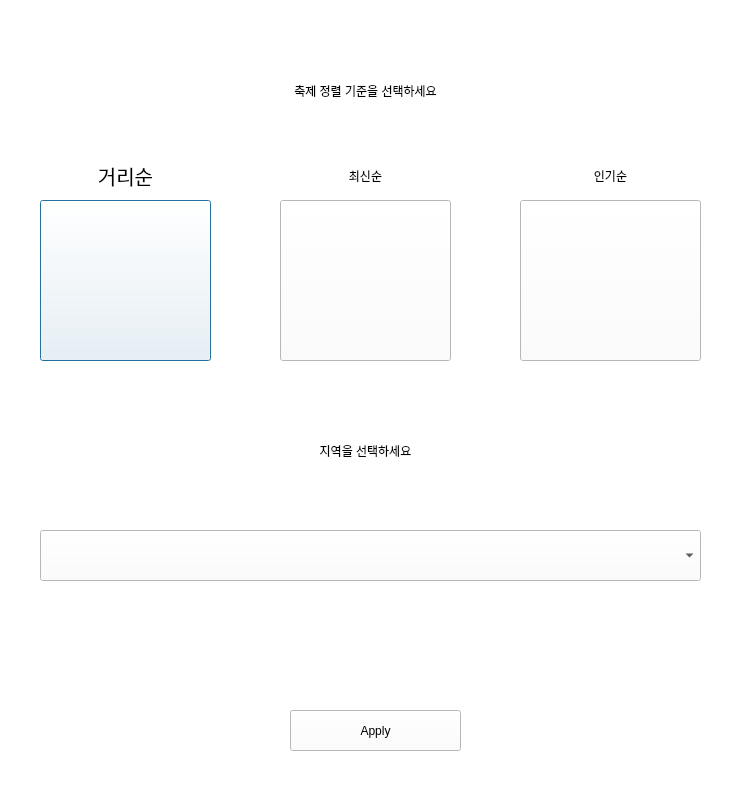
<?xml version="1.0" encoding="UTF-8"?>
<ui version="4.0">
 <class>Dialog</class>
 <widget class="QDialog" name="Dialog">
  <property name="geometry">
   <rect>
    <x>0</x>
    <y>0</y>
    <width>751</width>
    <height>802</height>
   </rect>
  </property>
  <property name="windowTitle">
   <string>Dialog</string>
  </property>
  <property name="styleSheet">
   <string notr="true">background-color: rgb(255, 255, 255);</string>
  </property>
  <widget class="QPushButton" name="pushButton_1">
   <property name="geometry">
    <rect>
     <x>40</x>
     <y>200</y>
     <width>171</width>
     <height>161</height>
    </rect>
   </property>
   <property name="styleSheet">
    <string notr="true">image : url(:/newPrefix/distance.png)</string>
   </property>
   <property name="text">
    <string/>
   </property>
  </widget>
  <widget class="QPushButton" name="pushButton_2">
   <property name="geometry">
    <rect>
     <x>280</x>
     <y>200</y>
     <width>171</width>
     <height>161</height>
    </rect>
   </property>
   <property name="styleSheet">
    <string notr="true">image : url(:/newPrefix/new.png)</string>
   </property>
   <property name="text">
    <string/>
   </property>
  </widget>
  <widget class="QPushButton" name="pushButton_3">
   <property name="geometry">
    <rect>
     <x>520</x>
     <y>200</y>
     <width>181</width>
     <height>161</height>
    </rect>
   </property>
   <property name="styleSheet">
    <string notr="true">image : url(:/newPrefix/popular.png)</string>
   </property>
   <property name="text">
    <string/>
   </property>
  </widget>
  <widget class="QComboBox" name="comboBox">
   <property name="geometry">
    <rect>
     <x>40</x>
     <y>530</y>
     <width>661</width>
     <height>51</height>
    </rect>
   </property>
   <property name="styleSheet">
    <string notr="true">font: 75 15pt &quot;타이포_쌍문동 B&quot;;</string>
   </property>
  </widget>
  <widget class="QLabel" name="label_1">
   <property name="geometry">
    <rect>
     <x>40</x>
     <y>610</y>
     <width>661</width>
     <height>31</height>
    </rect>
   </property>
   <property name="styleSheet">
    <string notr="true">font: 75 15pt &quot;타이포_쌍문동 B&quot;;
color: rgb(255, 0, 0);</string>
   </property>
   <property name="text">
    <string/>
   </property>
   <property name="alignment">
    <set>Qt::AlignCenter</set>
   </property>
  </widget>
  <widget class="QPushButton" name="pushButton_4">
   <property name="geometry">
    <rect>
     <x>290</x>
     <y>710</y>
     <width>171</width>
     <height>41</height>
    </rect>
   </property>
   <property name="styleSheet">
    <string notr="true">font: 75 9pt &quot;타이포_쌍문동 B&quot;;</string>
   </property>
   <property name="text">
    <string>Apply</string>
   </property>
  </widget>
  <widget class="QLabel" name="label_2">
   <property name="geometry">
    <rect>
     <x>40</x>
     <y>160</y>
     <width>171</width>
     <height>31</height>
    </rect>
   </property>
   <property name="font">
    <font>
     <family>타이포_쌍문동 B</family>
     <pointsize>15</pointsize>
     <weight>9</weight>
     <italic>false</italic>
     <bold>false</bold>
    </font>
   </property>
   <property name="styleSheet">
    <string notr="true">font: 75 15pt &quot;타이포_쌍문동 B&quot;;</string>
   </property>
   <property name="text">
    <string>거리순</string>
   </property>
   <property name="alignment">
    <set>Qt::AlignCenter</set>
   </property>
  </widget>
  <widget class="QLabel" name="label_3">
   <property name="geometry">
    <rect>
     <x>280</x>
     <y>160</y>
     <width>171</width>
     <height>31</height>
    </rect>
   </property>
   <property name="styleSheet">
    <string notr="true">font: 75 15pt &quot;타이포_쌍문동 B&quot;;</string>
   </property>
   <property name="text">
    <string>최신순</string>
   </property>
   <property name="alignment">
    <set>Qt::AlignCenter</set>
   </property>
  </widget>
  <widget class="QLabel" name="label_4">
   <property name="geometry">
    <rect>
     <x>520</x>
     <y>160</y>
     <width>181</width>
     <height>31</height>
    </rect>
   </property>
   <property name="styleSheet">
    <string notr="true">font: 75 15pt &quot;타이포_쌍문동 B&quot;;</string>
   </property>
   <property name="text">
    <string>인기순</string>
   </property>
   <property name="alignment">
    <set>Qt::AlignCenter</set>
   </property>
  </widget>
  <widget class="QLabel" name="label">
   <property name="geometry">
    <rect>
     <x>40</x>
     <y>60</y>
     <width>651</width>
     <height>61</height>
    </rect>
   </property>
   <property name="styleSheet">
    <string notr="true">font: 75 25pt &quot;타이포_쌍문동 B&quot;;
</string>
   </property>
   <property name="text">
    <string>축제 정렬 기준을 선택하세요</string>
   </property>
   <property name="alignment">
    <set>Qt::AlignCenter</set>
   </property>
  </widget>
  <widget class="QLabel" name="label_5">
   <property name="geometry">
    <rect>
     <x>40</x>
     <y>420</y>
     <width>651</width>
     <height>61</height>
    </rect>
   </property>
   <property name="styleSheet">
    <string notr="true">font: 75 25pt &quot;타이포_쌍문동 B&quot;;
</string>
   </property>
   <property name="text">
    <string>지역을 선택하세요</string>
   </property>
   <property name="alignment">
    <set>Qt::AlignCenter</set>
   </property>
  </widget>
 </widget>
 <resources>
  <include location="image/res.qrc"/>
 </resources>
 <connections/>
</ui>
